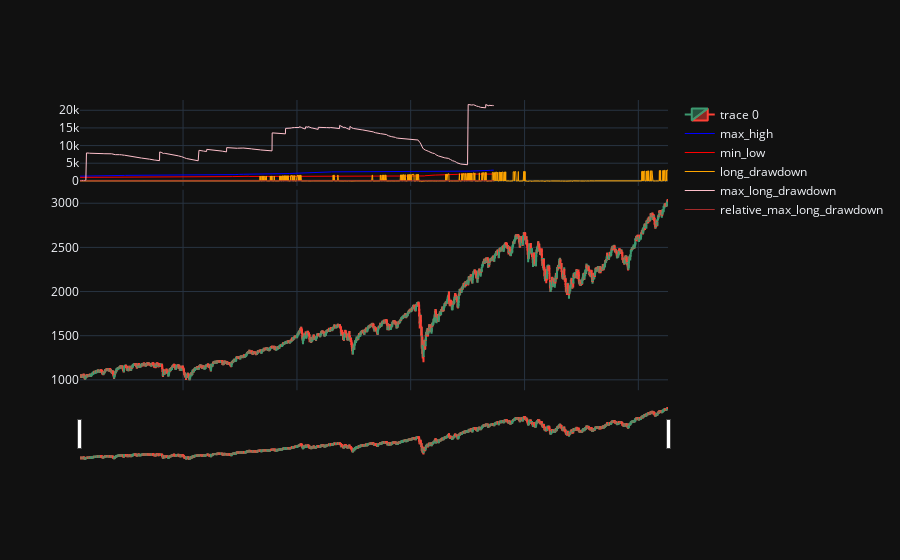

Source (notebook cell):
### Code cell
from plotly.subplots import make_subplots

t = data
fig = make_subplots(
    rows=3, cols=1, shared_xaxes=True,
    row_heights=[0.3, 0.7, 0.3],  # Adjust height proportions if needed
    vertical_spacing=0.01  # Spacing between the charts
)
fig.add_trace(
    go.Candlestick(x=t.index, open=t['Open'], close=t['Close'], high=t['High'], low=t['Low']), row=2, col=1)
fig.add_scatter(x=t.index, y=t['max_high'], mode='lines', line=dict(color='blue', width=1), name='max_high')
fig.add_scatter(x=t.index, y=t['min_low'], mode='lines', line=dict(color='red', width=1), name='min_low')
fig.add_scatter(x=t.index, y=t['long_drawdown'], mode='lines', line=dict(color='orange', width=1), name='long_drawdown')
fig.add_scatter(x=t.index, y=t['max_long_drawdown'], mode='lines', line=dict(color='pink', width=1),
                name='max_long_drawdown')
fig.add_scatter(x=t.index, y=t['relative_max_long_drawdown'], mode='lines', line=dict(color='brown', width=1),
                name='relative_max_long_drawdown')
fig.show()

### Figure 1 — Plotly figure (JSON) as saved in the notebook; plotly's stock layout.template omitted (floating-point values rounded to 4 significant figures; data arrays with more than 128 entries replaced by an {"elided": "..."} marker saying what was removed)
{"data": [{"close": {"elided": "2599 float values"}, "high": {"elided": "2599 float values"}, "low": {"elided": "2599 float values"}, "open": {"elided": "2599 float values"}, "x": {"elided": "2599 str values"}, "type": "candlestick", "xaxis": "x2", "yaxis": "y2"}, {"line": {"color": "blue", "width": 1}, "mode": "lines", "name": "max_high", "x": {"elided": "2599 str values"}, "y": {"elided": "2599 float values"}, "type": "scatter"}, {"line": {"color": "red", "width": 1}, "mode": "lines", "name": "min_low", "x": {"elided": "2599 str values"}, "y": {"elided": "2599 float values"}, "type": "scatter"}, {"line": {"color": "orange", "width": 1}, "mode": "lines", "name": "long_drawdown", "x": {"elided": "2599 str values"}, "y": {"elided": "2599 float values"}, "type": "scatter"}, {"line": {"color": "pink", "width": 1}, "mode": "lines", "name": "max_long_drawdown", "x": {"elided": "2599 str values"}, "y": {"elided": "2599 float values"}, "type": "scatter"}, {"line": {"color": "brown", "width": 1}, "mode": "lines", "name": "relative_max_long_drawdown", "x": {"elided": "2599 str values"}, "y": {"elided": "2599 float values"}, "type": "scatter"}], "layout": {"xaxis": {"anchor": "y", "domain": [0.0, 1.0], "matches": "x3", "showticklabels": false}, "yaxis": {"anchor": "x", "domain": [0.7738, 1.0]}, "xaxis2": {"anchor": "y2", "domain": [0.0, 1.0], "matches": "x3", "showticklabels": false}, "yaxis2": {"anchor": "x2", "domain": [0.2362, 0.7638]}, "xaxis3": {"anchor": "y3", "domain": [0.0, 1.0]}, "yaxis3": {"anchor": "x3", "domain": [0.0, 0.2262]}}}
